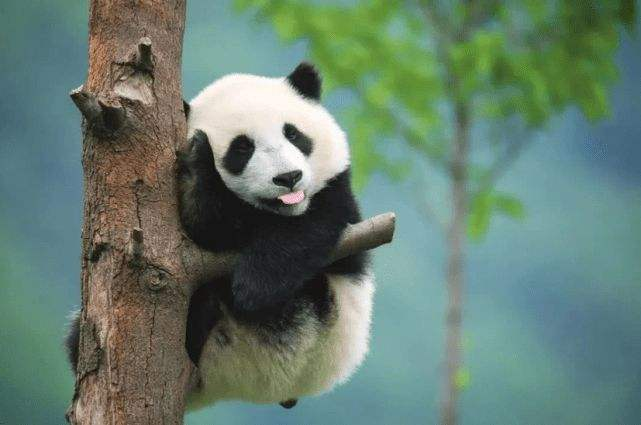
#> input picture img/3.jfif, 641 x 425 px
$ jupyter execute '相关22.图像的几何变换.ipynb'   (shell and % lines are left out)
#> lines starting #> are read from the running program, lines starting #| are printed output that depends on the picture
[cell 1]
import cv2
import numpy as np
import matplotlib.pyplot as plt

plt.rcParams['font.sans-serif'] = ['SimHei','Songti SC','STFangsong']  # 用来正常显示中文标签
plt.rcParams['axes.unicode_minus'] = False  # 用来正常显示负号

[cell 2]
img=cv2.imread("../../../img/3.jfif")
#> img is the input picture: shape (425, 641, 3); mean B, G, R 111.8, 125.5, 101.5

## 缩放resize

[cell 3]
# 使用缩放因子
res=cv2.resize(img,None,fx=0.5,fy=0.5,interpolation=cv2.INTER_CUBIC)

# 直接指定(width,height)
res2=cv2.resize(img,(400,250),interpolation=cv2.INTER_CUBIC)
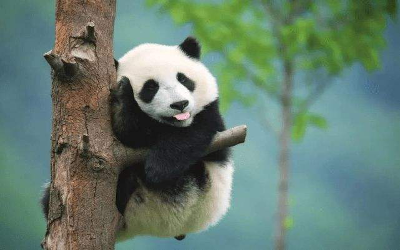
#> res2: shape (250, 400, 3); mean B, G, R 111.8, 125.4, 101.5

plt.figure(figsize=(10,7))

plt.subplot(221)
plt.imshow(img[:,:,[2,1,0]])
plt.title("原图")

plt.subplot(222)
plt.imshow(res[:,:,[2,1,0]])
plt.title("缩放因子折半")

plt.subplot(223)
plt.imshow(res2[:,:,[2,1,0]])
plt.title("自己手动指定像素")

坐标轴已经变咧，减半了

## 平移

[cell 4]
M = np.float32([[1,0,100],[0,1,50]])
row,col=img.shape[0],img.shape[1]
#> row = 425; col = 641
dst = cv2.warpAffine(img,M,(col,row))
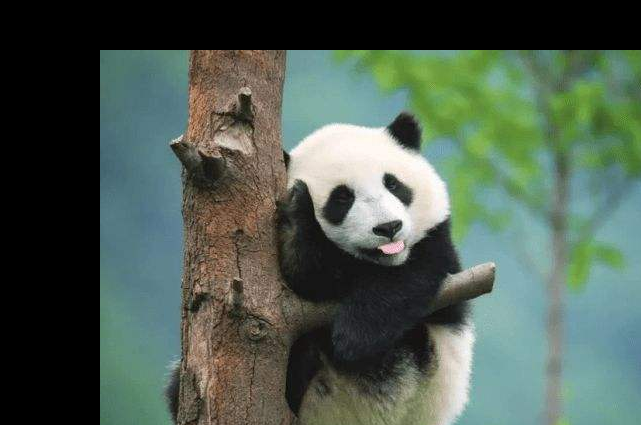
#> dst: shape (425, 641, 3); mean B, G, R 81.7, 93.3, 78.1

dst_reverse= cv2.warpAffine(img,M,(row,col))
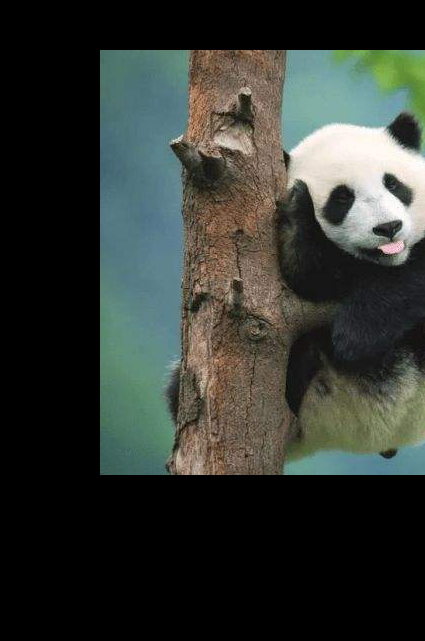
#> dst_reverse: shape (641, 425, 3); mean B, G, R 49.8, 55.2, 50.4
# 这里注意，是先col，再row（而不是常规的行，列）

plt.figure(figsize=(15,10))

plt.subplot(131)
plt.imshow(img[:,:,[2,1,0]])
plt.title("原图")

plt.subplot(132)
plt.imshow(dst_reverse[:,:,[2,1,0]])
plt.title("行列交换的平移")

plt.subplot(133)
plt.imshow(dst[:,:,[2,1,0]])
plt.title("正常行列的平移")
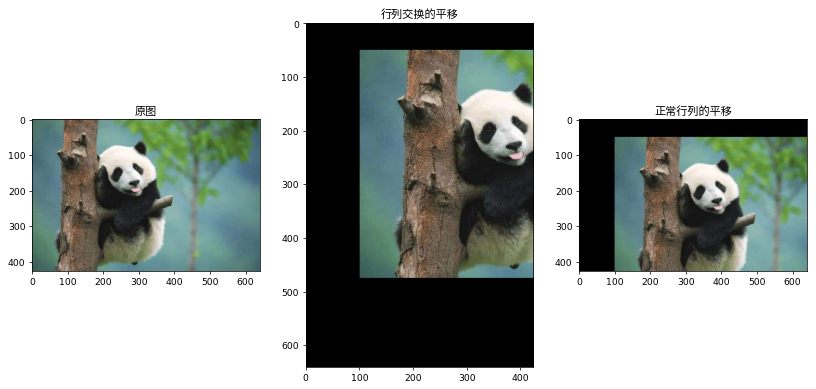
#> figure drawn by matplotlib, 3 panels

##  旋转

[cell 5]
M1=np.array([[0,-1,0],[1,0,0]],dtype=np.float32)
dst1 = cv2.warpAffine(img,M1,(col,row))
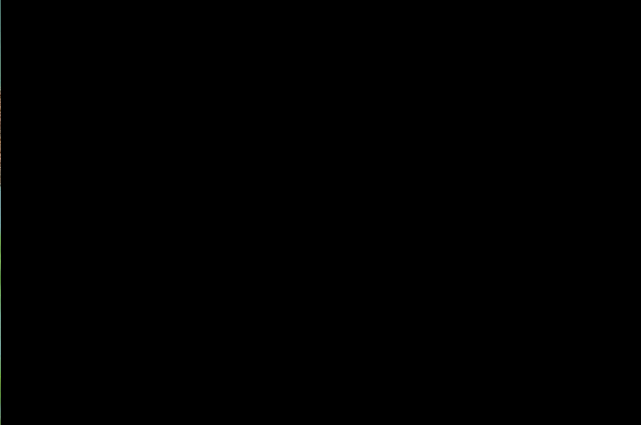
#> dst1: shape (425, 641, 3); mean B, G, R 0.2, 0.2, 0.2


M = cv2.getRotationMatrix2D(((col-1)/2.0,(row-1)/2.0),90,1)
dst = cv2.warpAffine(img,M,(col,row))
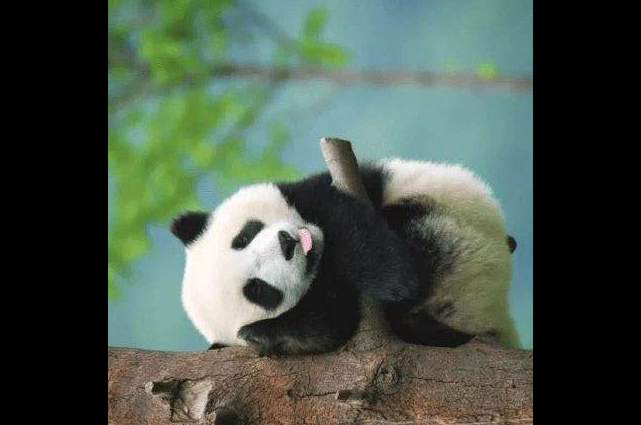
#> dst: shape (425, 641, 3); mean B, G, R 73, 84.5, 71.5

plt.figure(figsize=(20,10))


plt.subplot(131)
plt.imshow(img[:,:,[2,1,0]])
plt.title("原图")

plt.subplot(132)
plt.imshow(dst[:,:,[2,1,0]])
plt.title("旋转")

## 仿射变换

[cell 6]
pts1 = np.float32([[50,50],[200,50],[50,200]])
pts2 = np.float32([[10,100],[200,50],[100,250]])

M = cv2.getAffineTransform(pts1,pts2)
dst = cv2.warpAffine(img,M,(col,row))
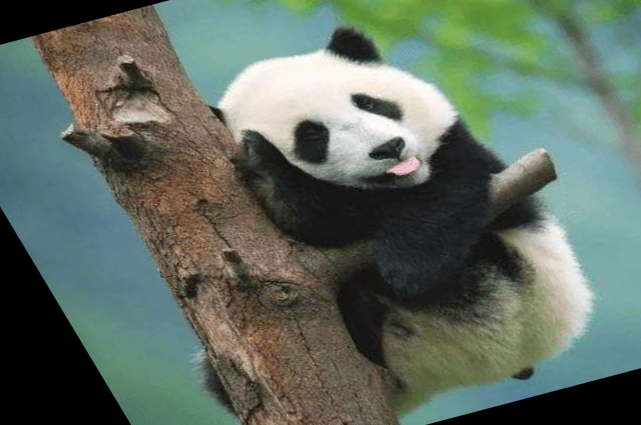
#> dst: shape (425, 641, 3); mean B, G, R 97.9, 108.9, 95.9

plt.figure(figsize=(20,10))


plt.subplot(131)
plt.imshow(img[:,:,[2,1,0]])
plt.title("原图")

plt.subplot(132)
plt.imshow(dst[:,:,[2,1,0]])
plt.title("仿射变换")
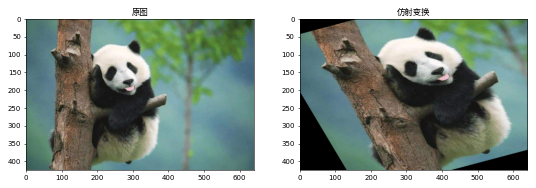
#> figure drawn by matplotlib, 2 panels

[cell 7]
M,pts1.shape,pts2.shape

[cell 8]
1.27*50+0.6*50-83.3*1

## 透视变换

[cell 9]
pts1 = np.float32([[56,65],[368,52],[28,387],[389,390]])
pts2 = np.float32([[0,0],[300,0],[0,300],[300,300]])

M = cv2.getPerspectiveTransform(pts1,pts2)
dst = cv2.warpPerspective(img,M,(col,row))
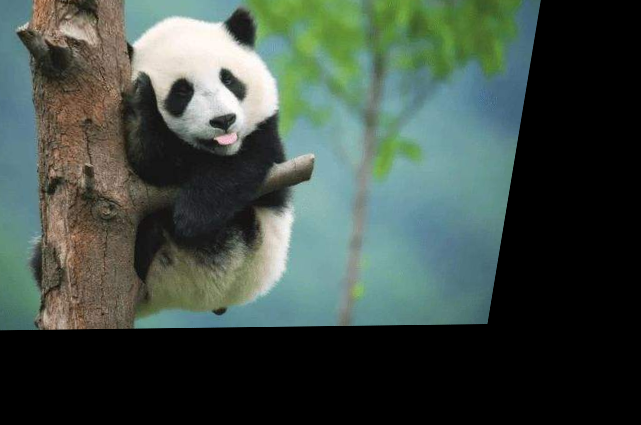
#> dst: shape (425, 641, 3); mean B, G, R 69.2, 77, 64.3

plt.figure(figsize=(20,10))


plt.subplot(131)
plt.imshow(img[:,:,[2,1,0]])
plt.title("原图")

plt.subplot(132)
plt.imshow(dst[:,:,[2,1,0]])
plt.title("透视变换")
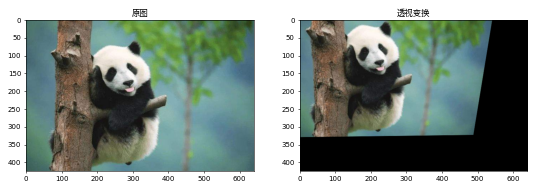
#> figure drawn by matplotlib, 2 panels

$ run again, with img/2.jfif copied over img/3.jfif
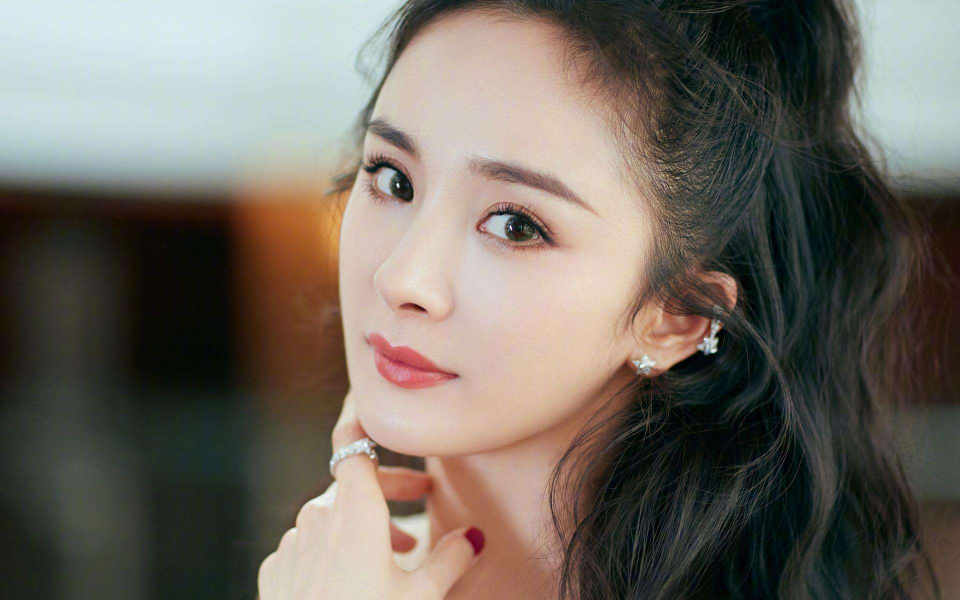
#> input picture img/2.jfif, 1920 x 1200 px (shown at 1/2 size)
#> img is the input picture: shape (1200, 1920, 3); mean B, G, R 96.2, 105.1, 111.3
#> `dst = cv2.warpPerspective(img,M,(col,row))`:
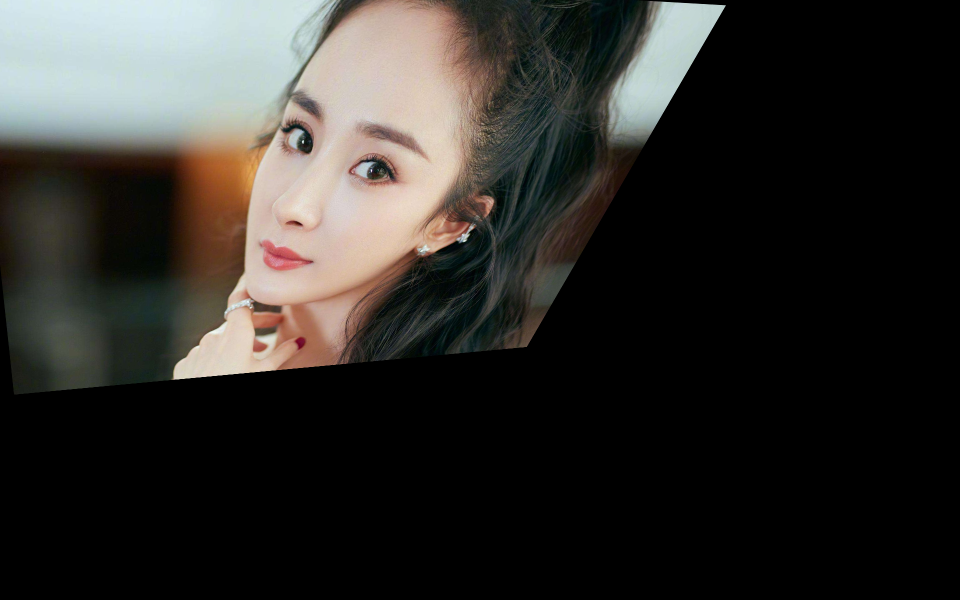
#> dst: shape (1200, 1920, 3) (shown at 1/2 size); mean B, G, R 43, 46.4, 48.4
#> `[cell 9] pts1 = np.float32([[56,65],[368,52],[28,387],[389,390]]) pts2..`:
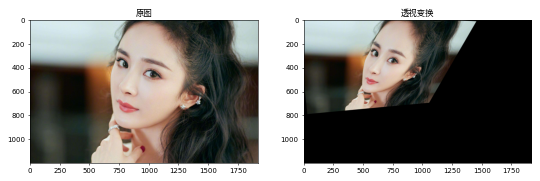
#> figure drawn by matplotlib, 2 panels

$ run again, with img/poolingAndconvolution.jfif copied over img/3.jfif
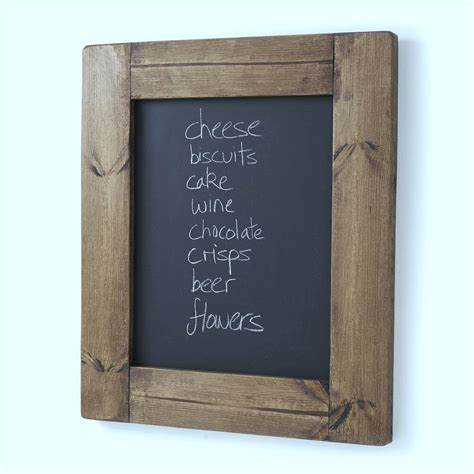
#> input picture img/poolingAndconvolution.jfif, 474 x 474 px
#> img is the input picture: shape (474, 474, 3); mean B, G, R 164.8, 165.8, 159
#> `[cell 9] pts1 = np.float32([[56,65],[368,52],[28,387],[389,390]]) pts2..`:
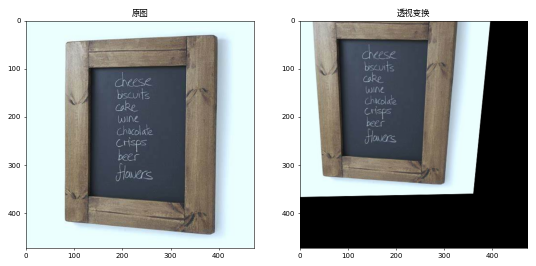
#> figure drawn by matplotlib, 2 panels
